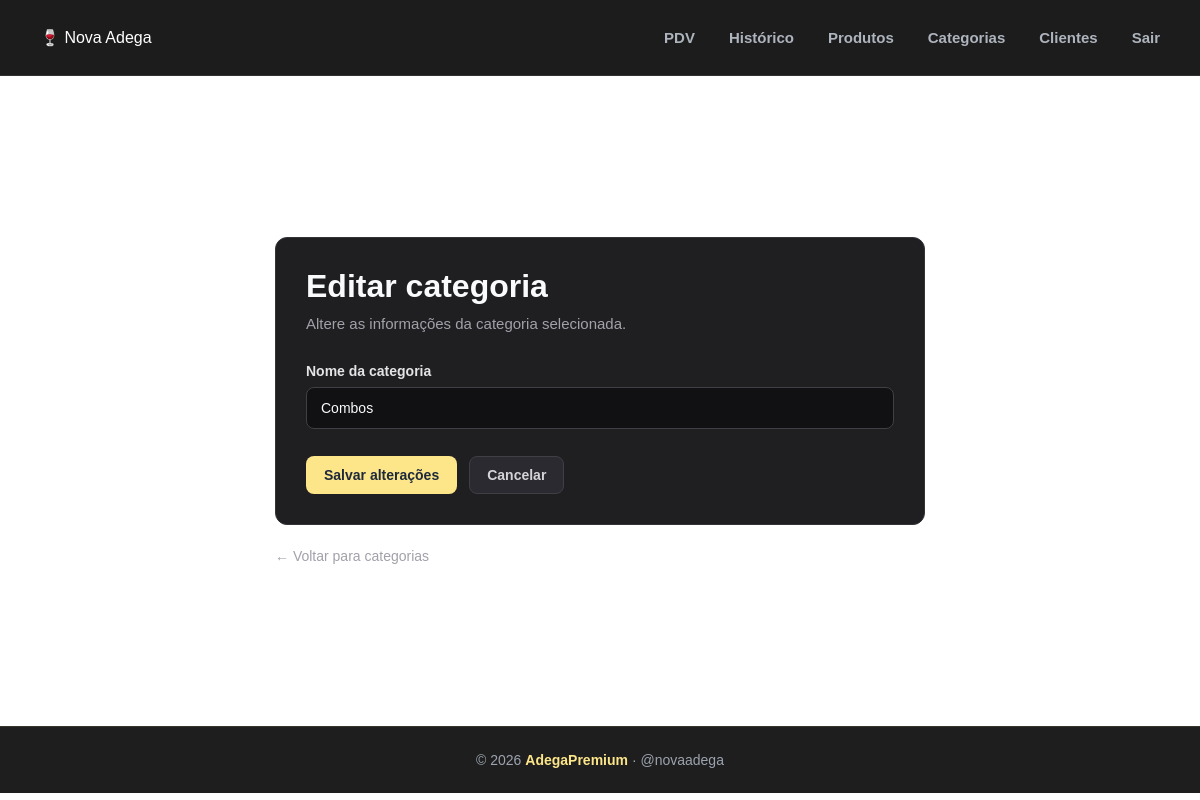
The page /categorias/3/editar (signed in) on the database as committed earlier.
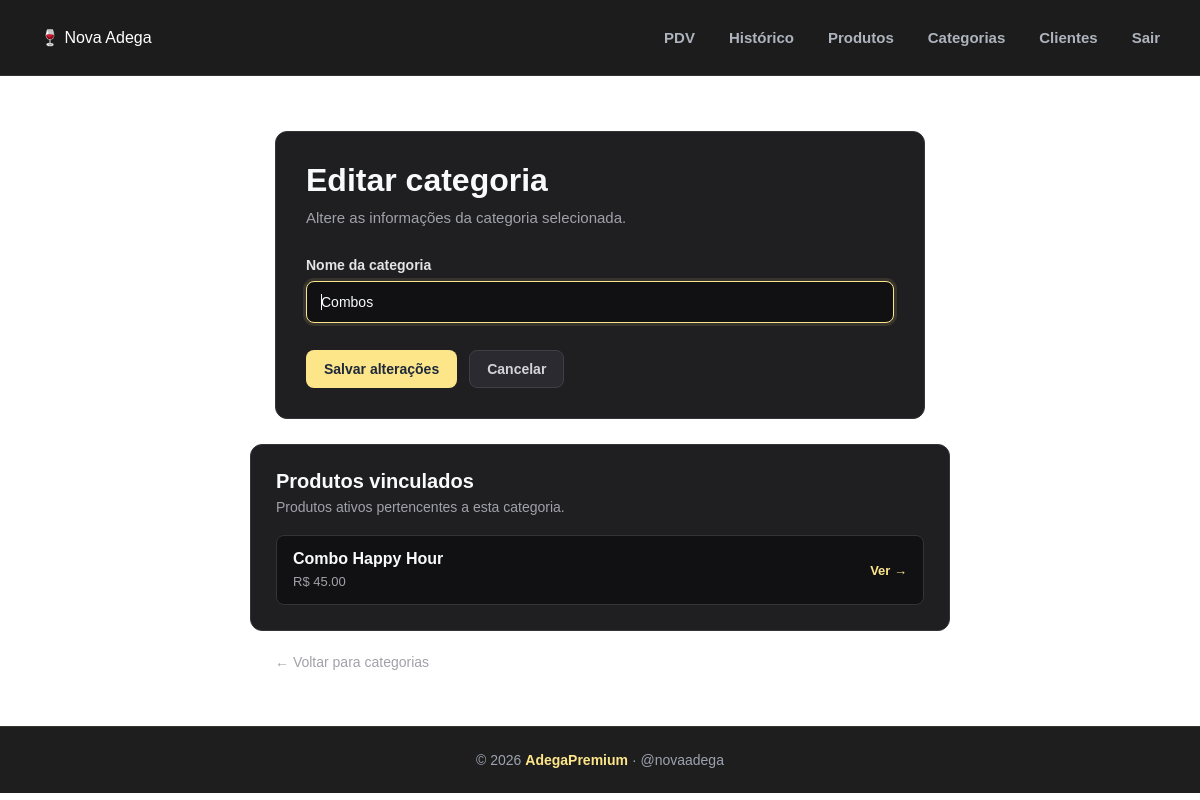
The same page on the database as committed later.
### app/models/produto.py (models this page shows, shortened)
class Produto(Base):
    __tablename__ = "produtos"
    id = Column(Integer, primary_key=True, autoincrement=True, index=True)
    nome = Column(String(150), nullable=False, index=True)
    preco = Column(Float, nullable=False, default=0.0)
    estoque_atual = Column(Integer, nullable=False, default=0)
    ativo = Column(Boolean, default=True)
    imagem_path = Column(String(255), nullable=True)
    categoria_id = Column(Integer, ForeignKey("categorias.id", ondelete="SET NULL"), nullable=True )
    categoria = relationship("Categoria", back_populates="produtos")

### app/controllers/categoria_controller.py (the view)
@router.get("/{categoria_id}/editar")
def form_editar_categoria(
    categoria_id: int,
    request: Request,
    db: Session = Depends(get_db),
    admin = Depends(get_admin)
):
    editando = db.query(Categoria).filter(
        Categoria.id == categoria_id
    ).first()
    if not editando:
        return RedirectResponse(url="/categorias", status_code=302)
    return templates.TemplateResponse(
        request,
        "categorias/form.html",
        {
            "request":  request,
            "usuario":  admin,
            "editando": editando,
        }
    )

### app/templates/categorias/form.html (shortened to what this page needs)
{% extends "base.html" %}
{% block styles %}
<link rel="stylesheet" href="/static/CSS/categorias.css">
{% endblock %}
{% block content %}
<main class="container">
    <section class="form-categoria">
        <div class="form-titulo">
            <h1>
                {{ "Editar categoria" if editando else "Nova categoria" }}
            </h1>
            <p>
                {{
                    "Altere as informações da categoria selecionada."
                    if editando
                    else "Cadastre uma nova categoria para organizar os produtos."
                }}
            </p>
        </div>
        <form
            action="{{ '/categorias/' + editando.id|string + '/editar' if editando else '/categorias/nova' }}"
            method="post"
            class="categoria-form"
        >
            <div class="form-grupo">
                <label for="nome">
                    Nome da categoria
                </label>
                <input
                    type="text"
                    id="nome"
                    name="nome"
                    value="{{ editando.nome if editando else (valores.nome if valores else '') }}"
                    placeholder="Ex: Cervejas, Vinhos, Destilados..."
                    required
                    autofocus
                >
            </div>
            <div class="form-botoes">
                <button
                    type="submit"
                    class="btn-salvar"
                >
                    {{
                        "Salvar alterações"
                        if editando
                        else "Criar categoria"
                    }}
                </button>
                <a
                    href="/categorias"
                    class="btn-cancelar"
                >
                    Cancelar
                </a>
            </div>
        </form>
    </section>
    {% if editando and editando.produtos %}
    <section class="produtos-vinculados">
        <div class="titulo-vinculados">
            <h2>
                Produtos vinculados
            </h2>
            <p>
                Produtos ativos pertencentes a esta categoria.
            </p>
        </div>
        <div class="lista-produtos">
            {% for p in editando.produtos if p.ativo %}
            <a
                href="/produtos/{{ p.id }}"
                class="produto-vinculado"
            >
                <div>
                    <strong>
                        {{ p.nome }}
                    </strong>
                    <span>
                        R$ {{ "%.2f"|format(p.preco) }}
                    </span>
                </div>
                <span class="ver-produto">
                    Ver →
                </span>
            </a>
            {% else %}
            <p class="sem-produtos">
                Nenhum produto ativo vinculado.
            </p>
            {% endfor %}
        </div>
    </section>
    {% endif %}
    <div class="voltar">
        <a href="/categorias">
            ← Voltar para categorias
        </a>
    </div>
</main>
{% endblock %}

Rows that differ between the two databases and show on the page:
added Produto: nome "Combo Happy Hour", preco "45.00"
Other text that changed with them:
text now shown: "Produtos vinculados Produtos ativos pertencentes a esta categoria."
